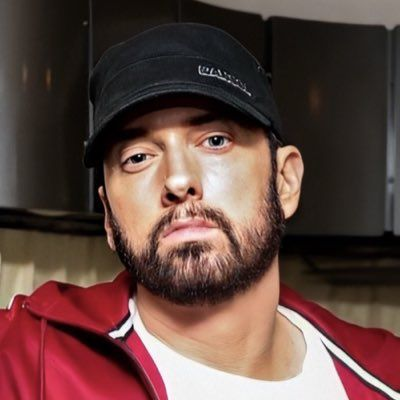
#> input picture imagenes/eminem.jpg, 400 x 400 px, found by its file name
$ jupyter execute 03_01_histogram_and_equalization.ipynb   (shell and % lines are left out)   (older library calls are emulated)
#> lines starting #> are read from the running program, lines starting #| are printed output that depends on the picture
<a href="https://colab.research.google.com/github/lmcanavals/dip/blob/main/03_01_histogram_and_equalization.ipynb" target="_parent"></a>

[cell 1]
import cv2
import numpy as np
import matplotlib.pyplot as plt

[cell 2]
def loadImg(img):
#> called with img = 'eminem.jpg'
  im = cv2.imread(img)
#> im is the input picture: shape (400, 400, 3); mean B, G, R 65, 70.8, 98.1
  return im[:,:,::-1]
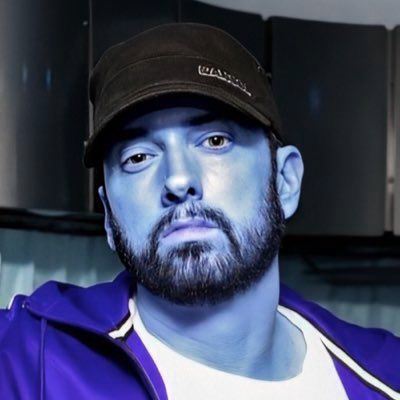
#> returned value: shape (400, 400, 3); mean of channels 0, 1, 2 98.1, 70.8, 65; drawn as B, G, R

[cell 3]
def show(im, size=8):
  _, ax = plt.subplots(figsize=(size, size))
  ax.imshow(im, interpolation="nearest")
  plt.tight_layout()
  plt.show()

[cell 4]
base = "https://raw.githubusercontent.com/lmcanavals/dip/main/imagenes/"

[cell 5]
img1 = "eminem.jpg"
url = f"{base}{img1}"

[cell 6]
eminem = loadImg(img1)
show(eminem)

[cell 7]
eminemgs = cv2.cvtColor(eminem, cv2.COLOR_RGB2GRAY)
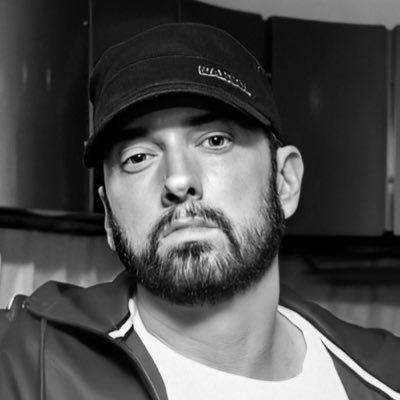
#> eminemgs: shape (400, 400); min 0, max 255, mean 78.3
show(eminemgs)

[cell 8]
plt.imshow(eminemgs, 'gray')

hist(im) = num pixels de im de intensidad i

[cell 9]
plt.hist(eminemgs.ravel(), 256)
plt.show()
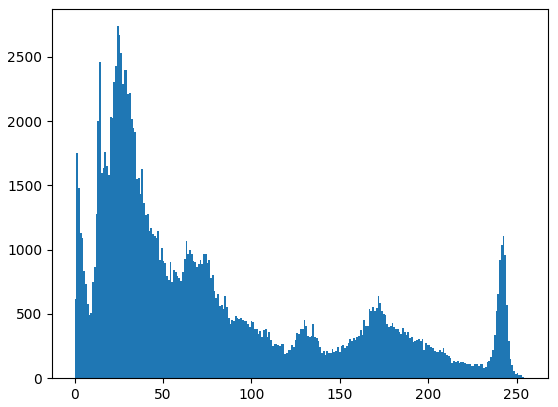
#> figure drawn by matplotlib, 1 panel; tallest bar 2739 high, from x = 23.91 to 24.9

[cell 10]
print(type(eminem), eminem.shape)
#| <class 'numpy.ndarray'> (400, 400, 3)
print(type(eminemgs), eminemgs.shape)
#| <class 'numpy.ndarray'> (400, 400)

[cell 11]
a = np.array(list(range(1, 101)))
print(a)
a = a.reshape((4, 25))
print(a)
a = a.reshape((4, 5, 5))
print(a)
print(a.ravel())

[cell 12]
rgb = ["Red", "Green", "Blue"]
for chani in range(3):
  hist, bins = np.histogram(eminem[:, :, chani], bins=256, range=(0, 256))
  plt.plot(bins[0: -1], hist, color=rgb[chani])

plt.xlabel("Color")
plt.ylabel("# Pixels")

plt.show()
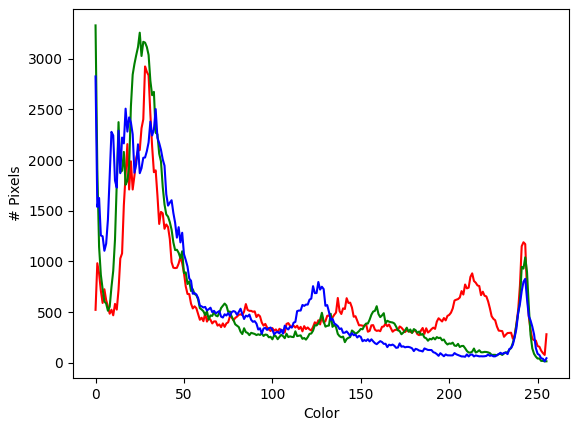
#> figure drawn by matplotlib, 1 panel; curve peaks at x = 28, y = 2925; curve peaks at x = 0, y = 3330; curve peaks at x = 0, y = 2826

[cell 13]
def equalize_hist(im):
  rows, cols = im.shape
#> rows = 400; cols = 400
  hist, bins = np.histogram(im, bins=256, range=(0, 256))
#> hist = 256 values, max 2739 at index 24, min 2 at index 255, mean 625; bins = 257 values from 0 to 256
  hist = hist / (rows * cols)
#> hist = 256 values, max 0.0171 at index 24, min 1.25e-05 at index 255, mean 0.00391

  accum = np.zeros((256))
  accum[0] = hist[0]
  for i in range(1, 256):
    accum[i] = accum[i - 1] + hist[i]
#> after the loop, accum = 256 values from 0.00386 to 1

  out = np.zeros((rows, cols))

  for i in range(rows):
    for j in range(cols):
      out[i, j] = accum[im[i, j]]
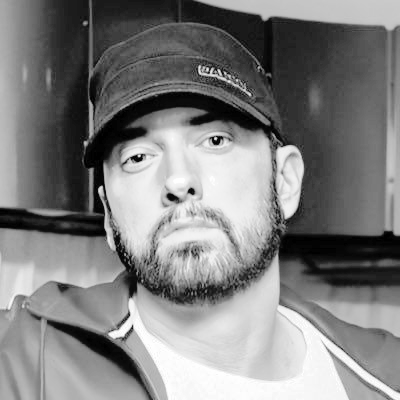
#> out: shape (400, 400) float64; min 0.00386, max 1, mean 0.504

  return np.floor(256*out + 0.5).astype(np.int)
#> returned value: shape (400, 400) int64

[cell 14]
eminemeq = equalize_hist(eminemgs)
plt.subplot(2, 2, 1)
plt.imshow(eminemgs, 'gray')
plt.title("Normal")
plt.axis("off")
plt.subplot(2, 2, 2)
plt.hist(eminemgs.ravel(), 256)
plt.axis("off")
plt.subplot(2, 2, 3)
plt.imshow(eminemeq, 'gray')
plt.title("Equalized")
plt.axis("off")
plt.subplot(2, 2, 4)
plt.hist(eminemeq.ravel(), 256)
plt.axis("off")
#> Out = (-11.75, 268.8, 0, 2875.9)
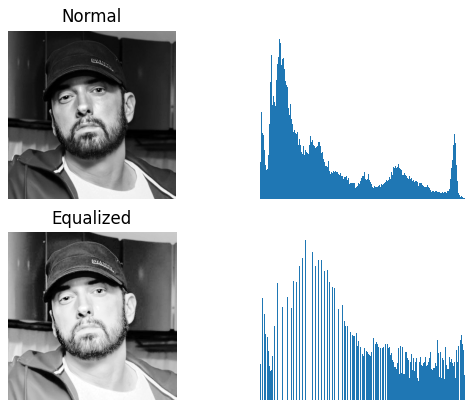
#> figure drawn by matplotlib, 4 panels

[cell 15]
show(eminemgs)

[cell 16]
show(eminemeq)

$ run again, with imagenes/huella_1.jpg copied over imagenes/eminem.jpg
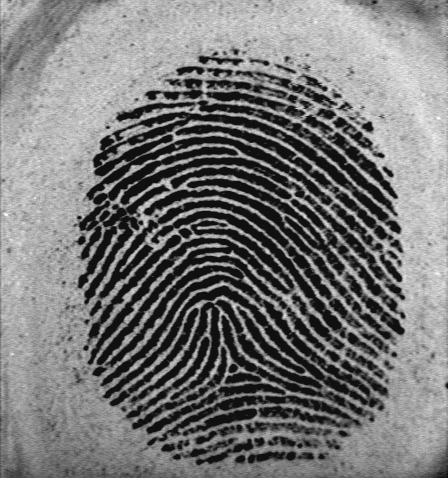
#> input picture imagenes/huella_1.jpg, 448 x 478 px, found by its file name
#> in loadImg, im is the input picture: shape (478, 448, 3); min 14, max 253, mean 120
#| <class 'numpy.ndarray'> (478, 448, 3)
#| <class 'numpy.ndarray'> (478, 448)
#> in equalize_hist, `hist, bins = np.histogram(im, bins=256, range=(0, 256))`: hist = 256 values, max 23129 at index 16, min 0 at index 0, mean 836.5; bins = 257 values from 0 to 256
#> in equalize_hist, `hist = hist / (rows * cols)`: hist = 256 values, max 0.108 at index 16, min 0 at index 0, mean 0.00391
#> after the loop in equalize_hist, `for i in range(1, 256):`: accum = 256 values from 0 to 1
#> after the loop in equalize_hist, `for i in range(rows):`:
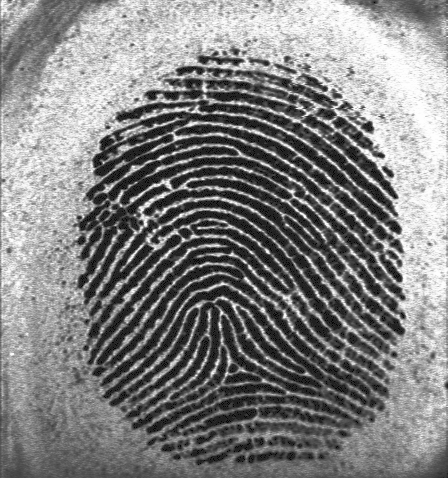
#> out: shape (478, 448) float64; min 0.000182, max 1, mean 0.509
#> Out = (-12.8, 268.8, 0, 24285.5)
#> `[cell 14] eminemeq = equalize_hist(eminemgs) plt.subplot(2, 2, 1) plt...`:
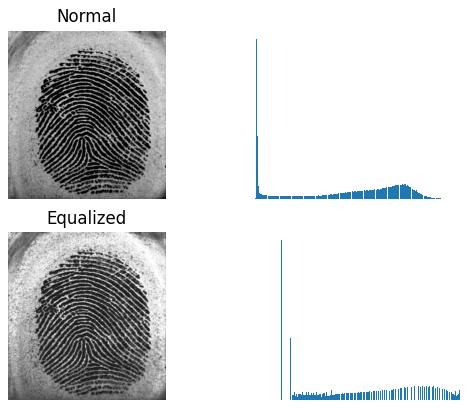
#> figure drawn by matplotlib, 4 panels
